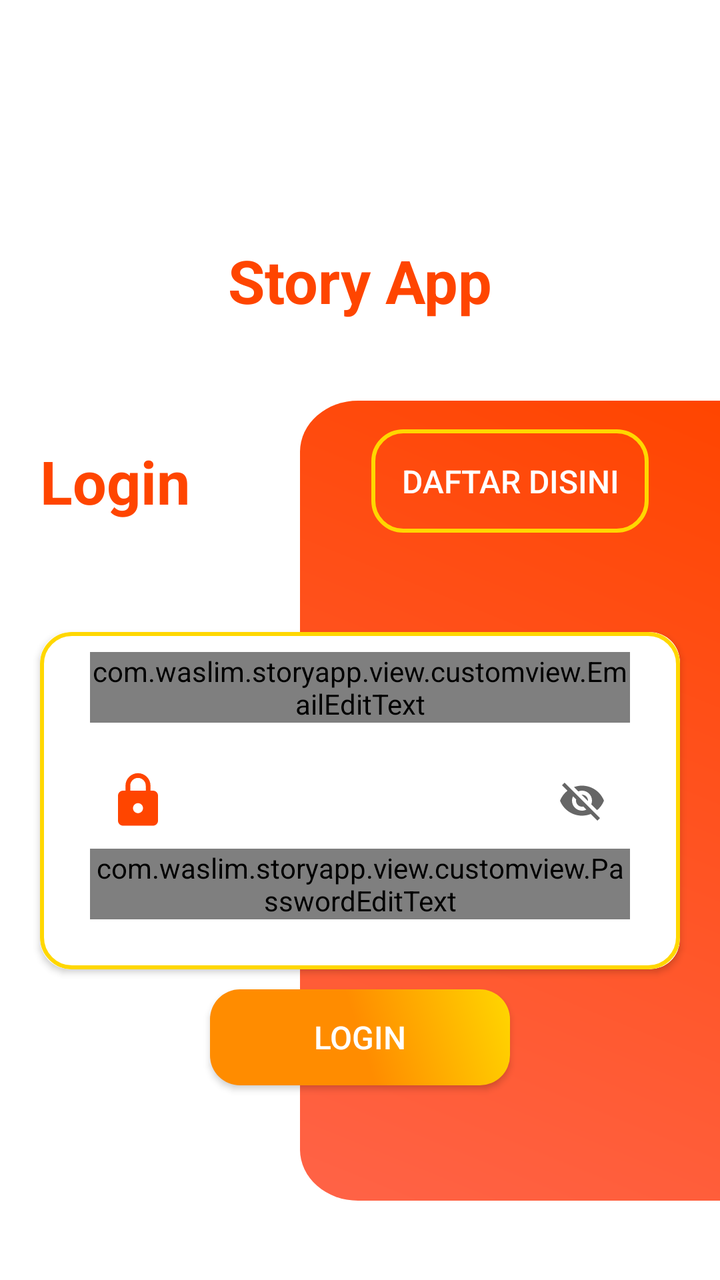
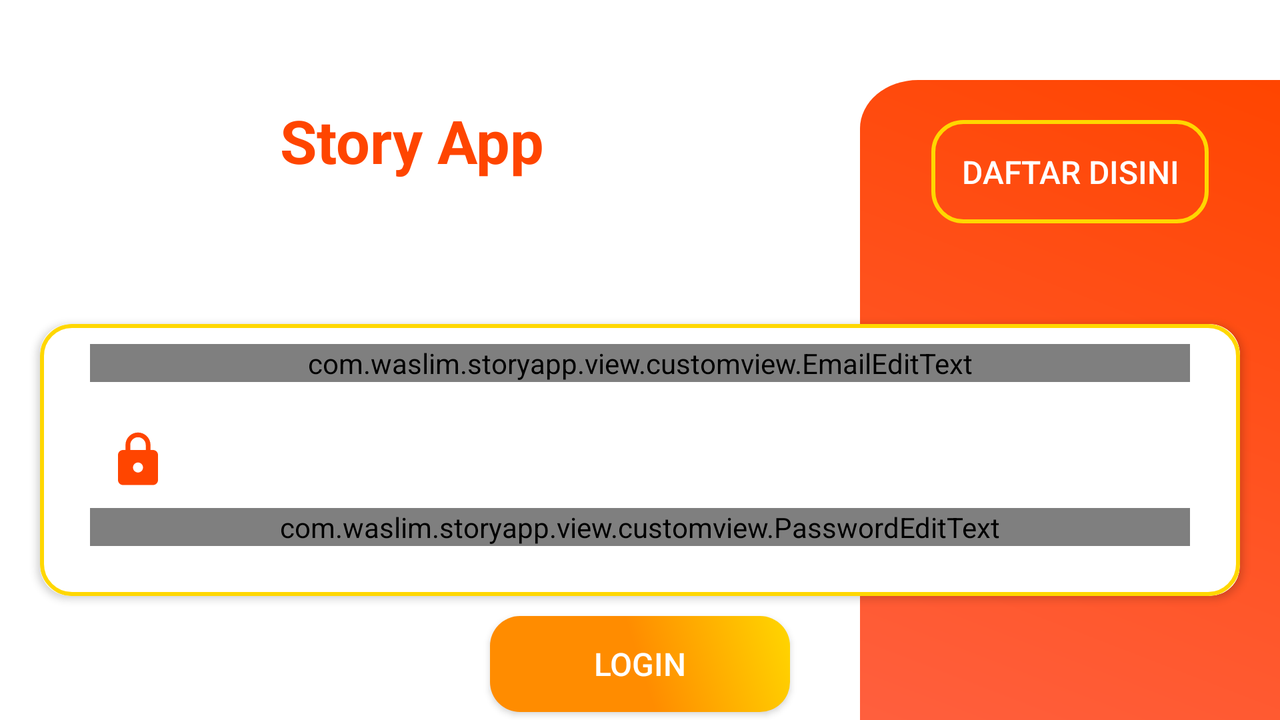

An Android layout and its configuration variant, each rendered on a device that would load it. The default file and the variant file are quoted in full after the pictures.
<!-- AndroidManifest.xml: application theme Theme.StoryApp -->
<!-- res/layout/activity_login.xml -->
<?xml version="1.0" encoding="utf-8"?>
<androidx.constraintlayout.widget.ConstraintLayout
    xmlns:android="http://schemas.android.com/apk/res/android"
    xmlns:app="http://schemas.android.com/apk/res-auto"
    xmlns:tools="http://schemas.android.com/tools"
    android:layout_width="match_parent"
    android:layout_height="match_parent"
    tools:context=".view.activity.LoginActivity">

    <androidx.core.widget.NestedScrollView
        android:layout_width="0dp"
        android:layout_height="0dp"
        app:layout_constraintBottom_toBottomOf="parent"
        app:layout_constraintEnd_toEndOf="parent"
        app:layout_constraintStart_toStartOf="parent"
        app:layout_constraintTop_toTopOf="parent">

        <androidx.constraintlayout.widget.ConstraintLayout
            android:layout_width="match_parent"
            android:layout_height="wrap_content">

            <ImageView
                android:id="@+id/icon_story_app"
                android:layout_width="100dp"
                android:layout_height="100dp"
                android:layout_marginTop="20dp"
                android:src="@drawable/book"
                app:layout_constraintEnd_toEndOf="parent"
                app:layout_constraintStart_toStartOf="parent"
                app:layout_constraintTop_toTopOf="parent"
                android:contentDescription="@string/app_name" />

            <TextView
                android:id="@+id/tv_story_app_login"
                android:layout_width="0dp"
                android:layout_height="wrap_content"
                android:layout_marginStart="20dp"
                android:layout_marginEnd="20dp"
                android:gravity="center_horizontal"
                android:text="@string/app_name"
                android:textColor="#FF4500"
                android:textSize="30sp"
                android:textStyle="bold"
                app:layout_constraintEnd_toEndOf="parent"
                app:layout_constraintStart_toStartOf="parent"
                app:layout_constraintTop_toBottomOf="@+id/icon_story_app" />

            <TextView
                android:id="@+id/tv_login"
                android:layout_width="0dp"
                android:layout_height="wrap_content"
                android:layout_margin="20dp"
                android:gravity="center_horizontal"
                android:text="@string/login"
                android:textColor="#FF4500"
                android:textSize="30sp"
                android:textStyle="bold"
                app:layout_constraintStart_toStartOf="parent"
                app:layout_constraintTop_toTopOf="@+id/view" />

            <View
                android:id="@+id/view"
                android:layout_width="210dp"
                android:layout_height="400dp"
                android:layout_marginBottom="50dp"
                android:layout_marginTop="40dp"
                android:background="@drawable/component_auth_background"
                app:layout_constraintBottom_toBottomOf="parent"
                app:layout_constraintEnd_toEndOf="parent"
                app:layout_constraintTop_toBottomOf="@+id/tv_story_app_login" />

            <androidx.cardview.widget.CardView
                android:id="@+id/cardView2"
                android:layout_width="0dp"
                android:layout_height="wrap_content"
                android:layout_margin="20dp"
                android:elevation="5dp"
                app:cardCornerRadius="15dp"
                app:layout_constraintBottom_toBottomOf="@+id/view"
                app:layout_constraintEnd_toEndOf="parent"
                app:layout_constraintStart_toStartOf="parent"
                app:layout_constraintTop_toTopOf="@+id/view">

                <androidx.constraintlayout.widget.ConstraintLayout
                    android:layout_width="match_parent"
                    android:layout_height="wrap_content"
                    android:background="@drawable/custom_background_button"
                    android:padding="10dp">

                    <com.google.android.material.textfield.TextInputLayout
                        android:id="@+id/textInputLayoutEmailLogin"
                        style="@style/Widget.MaterialComponents.TextInputLayout.OutlinedBox"
                        android:layout_width="0dp"
                        android:layout_height="wrap_content"
                        android:layout_margin="15dp"
                        android:hint="@string/masukan_email"
                        app:layout_constraintEnd_toEndOf="parent"
                        app:layout_constraintStart_toStartOf="parent"
                        app:startIconDrawable="@drawable/ic_baseline_email_24"
                        app:startIconTint="#FF4500"
                        tools:ignore="MissingConstraints">

                        <com.waslim.storyapp.view.customview.EmailEditText
                            android:id="@+id/et_email_login"
                            android:layout_width="match_parent"
                            android:layout_height="wrap_content" />

                    </com.google.android.material.textfield.TextInputLayout>

                    <com.google.android.material.textfield.TextInputLayout
                        android:id="@+id/textInputLayoutPasswordLogin"
                        style="@style/Widget.MaterialComponents.TextInputLayout.OutlinedBox"
                        android:layout_width="0dp"
                        android:layout_height="wrap_content"
                        android:layout_margin="15dp"
                        android:hint="@string/masukan_password"
                        app:layout_constraintBottom_toBottomOf="parent"
                        app:layout_constraintEnd_toEndOf="parent"
                        app:layout_constraintStart_toStartOf="parent"
                        app:layout_constraintTop_toBottomOf="@+id/textInputLayoutEmailLogin"
                        app:startIconDrawable="@drawable/ic_baseline_lock_24"
                        app:startIconTint="#FF4500"
                        app:endIconMode="password_toggle">

                        <com.waslim.storyapp.view.customview.PasswordEditText
                            android:id="@+id/et_password_login"
                            android:layout_width="match_parent"
                            android:layout_height="wrap_content" />

                    </com.google.android.material.textfield.TextInputLayout>

                    <com.airbnb.lottie.LottieAnimationView
                        android:id="@+id/progress_bar_login"
                        android:layout_width="150dp"
                        android:layout_height="150dp"
                        android:visibility="gone"
                        app:lottie_autoPlay="true"
                        app:lottie_loop="true"
                        app:lottie_rawRes="@raw/file_loading"
                        app:layout_constraintBottom_toBottomOf="parent"
                        app:layout_constraintEnd_toEndOf="parent"
                        app:layout_constraintStart_toStartOf="parent"
                        app:layout_constraintTop_toTopOf="parent" />

                </androidx.constraintlayout.widget.ConstraintLayout>

            </androidx.cardview.widget.CardView>


            <androidx.appcompat.widget.AppCompatButton
                android:id="@+id/btn_login"
                android:layout_width="150dp"
                android:layout_height="wrap_content"
                android:layout_marginTop="10dp"
                android:background="@drawable/custom_button"
                android:text="@string/login"
                android:textSize="16sp"
                android:textColor="@color/white"
                app:layout_constraintEnd_toEndOf="@+id/cardView2"
                app:layout_constraintStart_toStartOf="@+id/cardView2"
                app:layout_constraintTop_toBottomOf="@+id/cardView2" />

            <androidx.appcompat.widget.AppCompatButton
                android:id="@+id/register_here"
                android:layout_width="wrap_content"
                android:layout_height="wrap_content"
                android:layout_marginTop="20dp"
                android:background="@drawable/custom_background_button"
                android:padding="15dp"
                android:text="@string/daftar_disini"
                android:textColor="@color/white"
                android:textSize="16sp"
                app:layout_constraintBottom_toBottomOf="@+id/tv_login"
                app:layout_constraintEnd_toEndOf="@+id/view"
                app:layout_constraintStart_toStartOf="@+id/view"
                app:layout_constraintTop_toTopOf="@+id/view" />

        </androidx.constraintlayout.widget.ConstraintLayout>

    </androidx.core.widget.NestedScrollView>

</androidx.constraintlayout.widget.ConstraintLayout>
<!-- resources referenced by this layout -->
<resources>
  <color name="white">#FFFFFFFF</color>
  <!-- drawable component_auth_background (drawable) -->
  <?xml version="1.0" encoding="utf-8"?>
  <vector
      xmlns:tools="http://schemas.android.com/tools"
      android:autoMirrored="true" android:height="454.8387dp"
      android:viewportHeight="470" android:viewportWidth="217"
      android:width="210.0dp" xmlns:aapt="http://schemas.android.com/aapt" xmlns:android="http://schemas.android.com/apk/res/android"
      tools:ignore="VectorRaster"
      >
      <path android:pathData="M30,0H217a0,0 0,0 1,0 0V470a0,0 0,0 1,0 0H30A30,30 0,0 1,0 440V30A30,30 0,0 1,30 0Z">
          <aapt:attr name="android:fillColor">
              <gradient android:endX="-9.740159E-16" android:endY="470"
                  android:startX="217" android:startY="0" android:type="linear">
                  <item android:color="#FF4500" android:offset="0"/>
                  <item android:color="#FF6347" android:offset="1"/>
              </gradient>
          </aapt:attr>
      </path>
  </vector>
  <!-- drawable custom_background_button (drawable) -->
  <?xml version="1.0" encoding="utf-8"?>
  <shape
      xmlns:android="http://schemas.android.com/apk/res/android">
  
      <solid android:color="#00FFFFFF"/>
  
      <corners android:radius="15dp"/>
  
      <stroke
          android:color="#FFD700"
          android:width="2dp"/>
  
  </shape>
  <!-- drawable custom_button (drawable) -->
  <?xml version="1.0" encoding="utf-8"?>
  <shape
      xmlns:android="http://schemas.android.com/apk/res/android"
      android:shape="rectangle">
      <gradient
          android:endColor="#FFD700"
          android:startColor="#FF8C00"
          android:centerColor="#FF8C00"
      android:angle="45" />
      <corners android:radius="15dp" />
  </shape>
  <!-- drawable ic_baseline_lock_24 (drawable) -->
  <vector android:height="30dp" android:tint="#FF4500"
      android:viewportHeight="24" android:viewportWidth="24"
      android:width="30dp" xmlns:android="http://schemas.android.com/apk/res/android">
      <path android:fillColor="@android:color/white" android:pathData="M18,8h-1L17,6c0,-2.76 -2.24,-5 -5,-5S7,3.24 7,6v2L6,8c-1.1,0 -2,0.9 -2,2v10c0,1.1 0.9,2 2,2h12c1.1,0 2,-0.9 2,-2L20,10c0,-1.1 -0.9,-2 -2,-2zM12,17c-1.1,0 -2,-0.9 -2,-2s0.9,-2 2,-2 2,0.9 2,2 -0.9,2 -2,2zM15.1,8L8.9,8L8.9,6c0,-1.71 1.39,-3.1 3.1,-3.1 1.71,0 3.1,1.39 3.1,3.1v2z"/>
  </vector>
  <string name="app_name">Story App</string>
  <string name="daftar_disini">Daftar disini</string>
  <string name="login">Login</string>
  <string name="masukan_email">Masukan email</string>
  <string name="masukan_password">Masukan Password</string>
  <style name="Theme.StoryApp" parent="Theme.MaterialComponents.DayNight.DarkActionBar">
          
          <item name="colorPrimary">@color/jingga_tua</item>
          <item name="colorPrimaryVariant">@color/red_orange</item>
          <item name="colorOnPrimary">@color/white</item>
          
          <item name="colorSecondary">@color/teal_200</item>
          <item name="colorSecondaryVariant">@color/teal_700</item>
          <item name="colorOnSecondary">@color/black</item>
          
          <item name="android:statusBarColor" tools:targetApi="l">?attr/colorPrimaryVariant</item>
          
  
      </style>
  <color name="jingga_tua">#FF8C00</color>
  <color name="red_orange">#FF4500</color>
  <color name="teal_200">#FF03DAC5</color>
  <color name="teal_700">#FF018786</color>
  <color name="black">#FF000000</color>
</resources>
<!-- res/layout-land/activity_login.xml (the repository's variant of the layout above) -->
<!-- drawn on the phone turned sideways -->
<?xml version="1.0" encoding="utf-8"?>
<androidx.constraintlayout.widget.ConstraintLayout
    xmlns:android="http://schemas.android.com/apk/res/android"
    xmlns:app="http://schemas.android.com/apk/res-auto"
    xmlns:tools="http://schemas.android.com/tools"
    android:layout_width="match_parent"
    android:layout_height="match_parent"
    tools:context=".view.activity.LoginActivity">

    <androidx.core.widget.NestedScrollView
        android:layout_width="0dp"
        android:layout_height="0dp"
        app:layout_constraintBottom_toBottomOf="parent"
        app:layout_constraintEnd_toEndOf="parent"
        app:layout_constraintStart_toStartOf="parent"
        app:layout_constraintTop_toTopOf="parent">

        <androidx.constraintlayout.widget.ConstraintLayout
            android:layout_width="match_parent"
            android:layout_height="wrap_content">

            <ImageView
                android:id="@+id/icon_story_app"
                android:layout_width="100dp"
                android:layout_height="100dp"
                android:layout_margin="20dp"
                android:contentDescription="@string/app_name"
                android:src="@drawable/book"
                app:layout_constraintStart_toStartOf="parent"
                app:layout_constraintTop_toTopOf="parent" />

            <TextView
                android:id="@+id/tv_story_app_login"
                android:layout_width="0dp"
                android:layout_height="wrap_content"
                android:layout_margin="20dp"
                android:gravity="center_horizontal"
                android:text="@string/app_name"
                android:textColor="#FF4500"
                android:textSize="30sp"
                android:textStyle="bold"
                app:layout_constraintBottom_toBottomOf="@+id/icon_story_app"
                app:layout_constraintStart_toEndOf="@+id/icon_story_app"
                app:layout_constraintTop_toTopOf="@+id/icon_story_app" />

            <View
                android:id="@+id/view"
                android:layout_width="210dp"
                android:layout_height="380dp"
                android:layout_marginTop="40dp"
                android:background="@drawable/component_auth_background"
                app:layout_constraintBottom_toBottomOf="parent"
                app:layout_constraintEnd_toEndOf="parent"
                app:layout_constraintTop_toTopOf="parent" />

            <androidx.cardview.widget.CardView
                android:id="@+id/cardView2"
                android:layout_width="0dp"
                android:layout_height="wrap_content"
                android:layout_margin="20dp"
                android:elevation="5dp"
                app:cardCornerRadius="15dp"
                app:layout_constraintBottom_toBottomOf="@+id/view"
                app:layout_constraintEnd_toEndOf="parent"
                app:layout_constraintStart_toStartOf="parent"
                app:layout_constraintTop_toTopOf="@+id/view">

                <androidx.constraintlayout.widget.ConstraintLayout
                    android:layout_width="match_parent"
                    android:layout_height="wrap_content"
                    android:background="@drawable/custom_background_button"
                    android:padding="10dp">

                    <com.google.android.material.textfield.TextInputLayout
                        android:id="@+id/textInputLayoutEmailLogin"
                        style="@style/Widget.MaterialComponents.TextInputLayout.OutlinedBox"
                        android:layout_width="0dp"
                        android:layout_height="wrap_content"
                        android:layout_margin="15dp"
                        android:hint="@string/masukan_email"
                        app:layout_constraintEnd_toEndOf="parent"
                        app:layout_constraintStart_toStartOf="parent"
                        app:startIconDrawable="@drawable/ic_baseline_email_24"
                        app:startIconTint="#FF4500"
                        tools:ignore="MissingConstraints">

                        <com.waslim.storyapp.view.customview.EmailEditText
                            android:id="@+id/et_email_login"
                            android:layout_width="match_parent"
                            android:layout_height="wrap_content" />

                    </com.google.android.material.textfield.TextInputLayout>

                    <com.google.android.material.textfield.TextInputLayout
                        android:id="@+id/textInputLayoutPasswordLogin"
                        style="@style/Widget.MaterialComponents.TextInputLayout.OutlinedBox"
                        android:layout_width="0dp"
                        android:layout_height="wrap_content"
                        android:layout_margin="15dp"
                        android:hint="@string/masukan_password"
                        app:layout_constraintBottom_toBottomOf="parent"
                        app:layout_constraintEnd_toEndOf="parent"
                        app:layout_constraintStart_toStartOf="parent"
                        app:layout_constraintTop_toBottomOf="@+id/textInputLayoutEmailLogin"
                        app:startIconDrawable="@drawable/ic_baseline_lock_24"
                        app:startIconTint="#FF4500">

                        <com.waslim.storyapp.view.customview.PasswordEditText
                            android:id="@+id/et_password_login"
                            android:layout_width="match_parent"
                            android:layout_height="wrap_content" />

                    </com.google.android.material.textfield.TextInputLayout>

                    <com.airbnb.lottie.LottieAnimationView
                        android:id="@+id/progress_bar_login"
                        android:layout_width="150dp"
                        android:layout_height="150dp"
                        android:visibility="gone"
                        app:lottie_autoPlay="true"
                        app:lottie_loop="true"
                        app:lottie_rawRes="@raw/file_loading"
                        app:layout_constraintBottom_toBottomOf="parent"
                        app:layout_constraintEnd_toEndOf="parent"
                        app:layout_constraintStart_toStartOf="parent"
                        app:layout_constraintTop_toTopOf="parent" />

                </androidx.constraintlayout.widget.ConstraintLayout>

            </androidx.cardview.widget.CardView>


            <androidx.appcompat.widget.AppCompatButton
                android:id="@+id/btn_login"
                android:layout_width="150dp"
                android:layout_height="wrap_content"
                android:layout_marginTop="10dp"
                android:background="@drawable/custom_button"
                android:text="@string/login"
                android:textSize="16sp"
                android:textColor="@color/white"
                app:layout_constraintEnd_toEndOf="@+id/cardView2"
                app:layout_constraintStart_toStartOf="@+id/cardView2"
                app:layout_constraintTop_toBottomOf="@+id/cardView2" />

            <androidx.appcompat.widget.AppCompatButton
                android:id="@+id/register_here"
                android:layout_width="wrap_content"
                android:layout_height="wrap_content"
                android:background="@drawable/custom_background_button"
                android:padding="15dp"
                android:layout_marginTop="20dp"
                android:text="@string/daftar_disini"
                android:textColor="@color/white"
                android:textSize="16sp"
                app:layout_constraintEnd_toEndOf="@+id/view"
                app:layout_constraintStart_toStartOf="@+id/view"
                app:layout_constraintTop_toTopOf="@+id/view" />

        </androidx.constraintlayout.widget.ConstraintLayout>

    </androidx.core.widget.NestedScrollView>

</androidx.constraintlayout.widget.ConstraintLayout>
